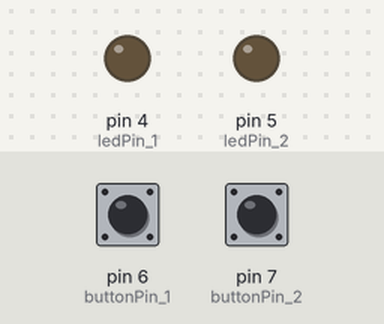
Bench run of a sketch on a simulated Arduino Uno, built with avr-gcc and run on an emulated ATmega328P. Parts: output pins drawn as LEDs (lit = HIGH). Dashed ring = blinking. Inputs (shaded band) come from the test bench; at power-on: pin 6 (buttonPin_1) LOW, pin 7 (buttonPin_2) LOW.

Above: at 1.2 s.
1.3 s: pin 6 (buttonPin_1) pulled HIGH for 0.15 s
At 1.45 s:
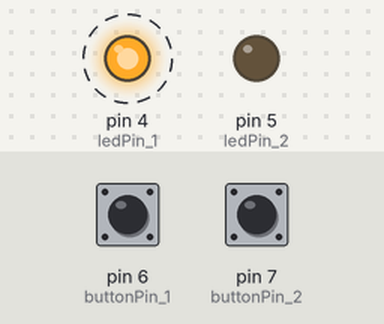
4.4 s: pin 7 (buttonPin_2) pulled HIGH for 0.15 s
At 5.2 s:
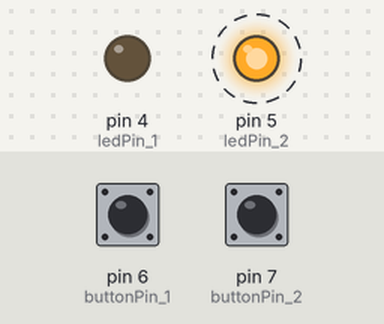
7.5 s: pin 7 (buttonPin_2) pulled HIGH for 1 s
At 7.65 s:
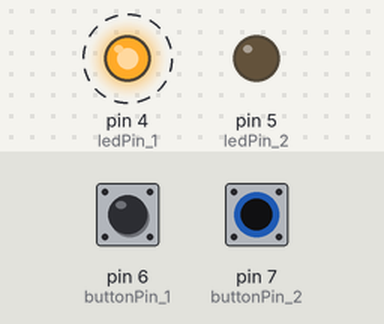
10.5 s: pin 7 (buttonPin_2) pulled HIGH for 3.2 s
At 12.5 s:
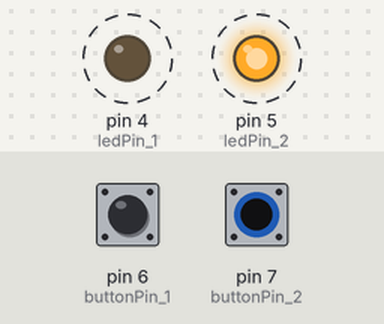
Timing chart, 0 to 16.2 s (numbered marks = the images above; inputs shaded):
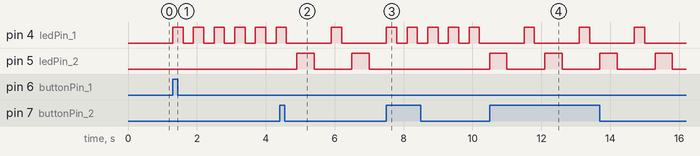

The sketch:

12_SW_LED_cntl_blink_PCINT.ino
```cpp
/*
  하드웨어 설계
  - SW는 Active HIGH
  - LED는 Active HIGH
*/

#include "PinChangeInterrupt.h"

const int ledPin_1 = 4;
const int buttonPin_1 = 6;
int led_flag_1 = 0;  // 0:OFF, 1:ON

const int ledPin_2 = 5;
const int buttonPin_2 = 7;
int led_flag_2 = 0;  // 0:OFF, 1:ON


// 사용자 함수 선언
// ISR(인터럽트 서비스 루틴)
void buttonPressed_1(void){
  // 스위치 동작에 따른 상태값 변경
  if (led_flag_1 == 0) {  // 꺼져 있으면 키고
    led_flag_1 = 1;
  } else {  // 켜져 있으면 끄고
    led_flag_1 = 0;
  }
}

void buttonPressed_2(void){
  // 스위치 동작에 따른 상태값 변경
  if (led_flag_2 == 0) {  // 꺼져 있으면 키고
    led_flag_2 = 1;
  } else {  // 켜져 있으면 끄고
    led_flag_2 = 0;
  }
}

void setup() {
  // put your setup code here, to run once:
  Serial.begin(115200);
  pinMode(buttonPin_1, INPUT);
  pinMode(ledPin_1, OUTPUT);
  attachPCINT(digitalPinToPCINT(buttonPin_1), buttonPressed_1, RISING);
  pinMode(buttonPin_2, INPUT);
  pinMode(ledPin_2, OUTPUT);
  attachPCINT(digitalPinToPCINT(buttonPin_2), buttonPressed_2, RISING);

  // LED를 끄고 시작
  digitalWrite(ledPin_1, LOW);
  digitalWrite(ledPin_2, LOW);
}

void loop() {
  // put your main code here, to run repeatedly:
  // 상태값에 따른 동작 구현
  if(led_flag_1 == 1){
    digitalWrite(ledPin_1, HIGH);
    delay(300);
    digitalWrite(ledPin_1, LOW);
    delay(300);
  }

    if(led_flag_2 == 1){
    digitalWrite(ledPin_2, HIGH);
    delay(500);
    digitalWrite(ledPin_2, LOW);
    delay(500);
  }
}
```

Measured:
- after the input at 1.3 s, pin 4 (ledPin_1): alternates HIGH for 0.30 s and LOW for 0.30 s, starting at once
- after the input at 4.4 s, pin 5 (ledPin_2): alternates HIGH for 0.50 s and LOW for 1.1 s, starting after 0.50 s
- after the input at 7.5 s, pin 4 (ledPin_1): alternates HIGH for 0.30 s and LOW for 0.30 s, starting after 0.60 s; pin 5 (ledPin_2): stops changing and stays LOW
- after the input at 10.5 s, pin 4 (ledPin_1): alternates HIGH for 0.30 s and LOW for 1.3 s, starting after 1.0 s; pin 5 (ledPin_2): alternates HIGH for 0.50 s and LOW for 1.1 s, starting at once
